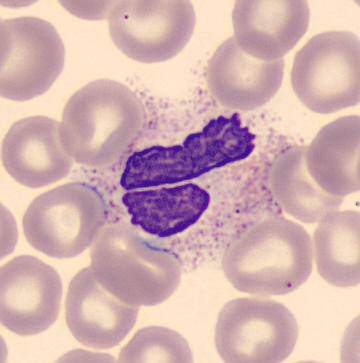
#> input picture Proyectos/Proyectos Taller I/Clustering/Clustering II Cells/data_test/1.jpg, 360 x 363 px; its folder holds 4 pictures in this run
$ jupyter execute --allow-errors proy1_Clustering_2__ML_JuanCamiloRuiz.ipynb   (shell and % lines are left out)
#> lines starting #> are read from the running program, lines starting #| are printed output that depends on the picture
## Clustering II: El problema de Santiago
### Problema:
El problema consiste en segmentar imágenes de células sanguíneas.
Note que cada imagen se puede ver como un tensor de 3 capas (n x m x 3), cada capa correspondiente al color  rojo, verde y azul. Por lo tanto, cada imagen puede verse como un dataset donde cada fila corresponde a los valores rojo, verde y azul de un pixel de la imagen, es decir el dataset es una matriz de $m\times n$ filas y 3 columnas. Para lograr  la segmentación de una imágen se propone la siguiente metodología:
1.  Extraer de las imágenes la información de cada pixel tal que se obtenga la matriz de información por pixeles de dimención ($mn\times 3$)
2. Aplicar k-means como técnica de agrupamiento para encontrar los pixeles similares por su color

3. Determinar el mejor valor de k, que corresponde al número de regiones de la segmentación

4. Reconstruir cada imagen con color de centroides

## Cargamos la base de datos con las imágenes de las células

[cell 1]
import numpy as np
import os
import skimage
from skimage import io
from sklearn.cluster import KMeans
from sklearn.preprocessing import normalize, scale

from mpl_toolkits.mplot3d import Axes3D
import matplotlib.pyplot as plt
import matplotlib.gridspec as gridspec
import seaborn as sns
sns.set()

import cv2

[cell 2]
files = os.listdir("./data_test/")[1:]
data = []
#> (the rest of this cell did not finish here and is left out)

http://alumni.media.mit.edu/~maov/classes/vision09/lect/09_Image_Filtering_Edge_Detection_09.pdf

## 1.  Extraer de las imágenes la información de cada pixel
 Así obtenemos una matriz de información por pixeles de dimención ($mn\times 3$).

### Corrección de colores de los pixeles de la imagen (terminar descripción)
La correccon se hará con los puntos imagen de la funcion U de la topología digital.
...
http://imgbiblio.vaneduc.edu.ar/fulltext/files/TC099930.pdf

[cell 3]
def img_to_matrix(img):
    """
    Transforma la información de una imagen de dimensiones (m,n,3) a una matriz de tamaño (mn x 3) con información de pixeles

    args:
        img: imagen a color

    retorna:
        matriz de tamaño (mn x 3)
    """
    m = img.shape[0]
    n = img.shape[1]
    row = 0
    mat = np.zeros([m*n,3]) # alocating memory
    for i in range(m):
        for j in range(n):
            mat[row,:] = img[i,j,:]
            row+=1
    return mat

[cell 4]
def suavizar(img):
    """
    Suaviza a la imagen aplicando kernel de convolucion
    """
    n = 6
    kernel = np.ones((n,n),np.float32)*(1./(n**2))
    img_tf = cv2.filter2D(img,-1,kernel)
    return img_tf

[cell 5]
def plot_2img(orig,modif):
    f,ax= plt.subplots(1,2,figsize=(12,12))
    spec2 = gridspec.GridSpec(ncols=2, nrows=1, figure=f)
    ax[0].imshow(orig)
    ax[0].grid(None)
    ax[0].set_title("Original")

    ax[1].imshow(modif)
    ax[1].grid(None)
    ax[1].set_title("Modificada")

[cell 6]
# Probando con imagen
id=0
#> id = 0
X = img_to_matrix(data[id])
#> after the loop in img_to_matrix, `for i in range(m):`: row = 130680

[cell 7]
img_tf = suavizar(X)

[cell 8]
plot_2img(data[id],img_tf)
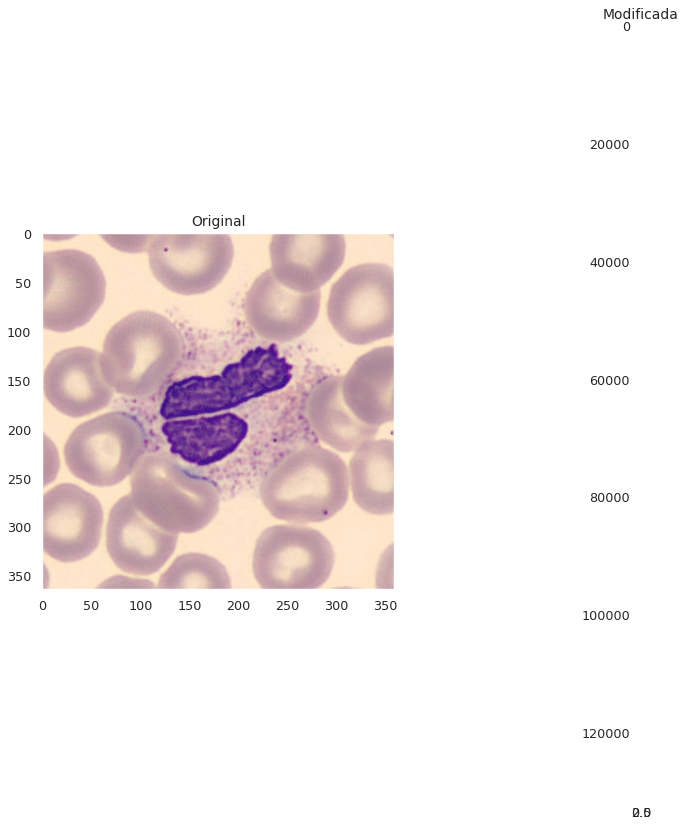
#> figure drawn by matplotlib, 2 panels

#> (a cell that did not finish here is left out)

#> after the loop in img_to_matrix, `for i in range(m):`: row = 0

## Graficas de como se ven los puntos

[cell 10]
def scatter_3d(X,Y,Z,titulo):
    fig = plt.figure()
    ax = fig.add_subplot(111,projection='3d')
    ax.scatter(X,Y,Z,marker='o')
    ax.set_xlabel("R")
    ax.set_ylabel("G")
    ax.set_zlabel("B")
    ax.set_title(titulo)
    plt.show()

[cell 11]
scatter_3d(X[:,0],X[:,1],X[:,2],"Dispersion de puntos RGB")
#> in scatter_3d, `plt.show()`:
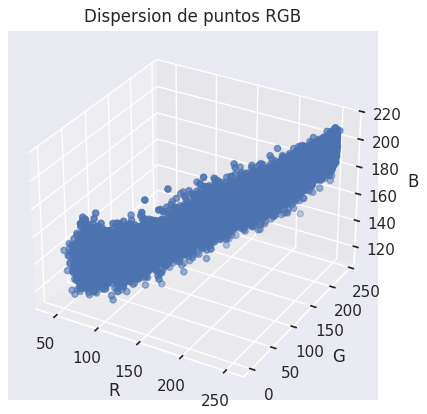
#> figure drawn by matplotlib, 1 panel

### Normalizamos los datos originales

[cell 12]
X_norm = normalize(X,norm='l2')

[cell 13]
scatter_3d(X_norm[:,0],X_norm[:,1],X_norm[:,2],"Dispersion de puntos RGB normalizados")
#> call 2 of scatter_3d, with X = array of shape (130680,), Y = array of shape (130680,), Z = array of shape (130680,), titulo = 'Dispersion de puntos RGB normalizados'
#> in scatter_3d (call 2), `plt.show()`:
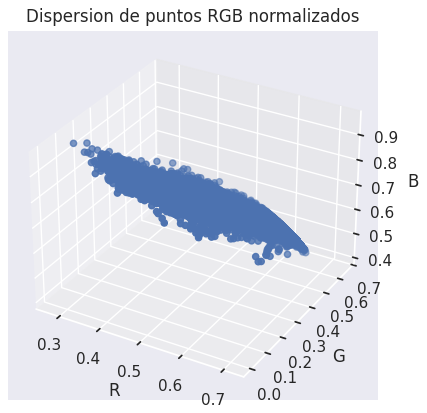
#> figure drawn by matplotlib, 1 panel

### Escalamos los datos originales.
Se hace este procesimiento para que todos los puntos tengan norma menor a 1.
- **DUDA:** verificar lo que hace concretamente el escalamiento. De lo contrario, solo normalizar.
- **DUDA:** es necesario hacer esto trabajando con el cubo del color? ya que todos están acotados por 255

[cell 14]
X_ns = scale(X_norm)

[cell 15]
scatter_3d(X_ns[:,0],X_ns[:,1],X_ns[:,2],"Dispersion de puntos RGB escalados")
#> call 3 of scatter_3d, with X = array of shape (130680,), Y = array of shape (130680,), Z = array of shape (130680,), titulo = 'Dispersion de puntos RGB escalados'
#> in scatter_3d (call 3), `plt.show()`:
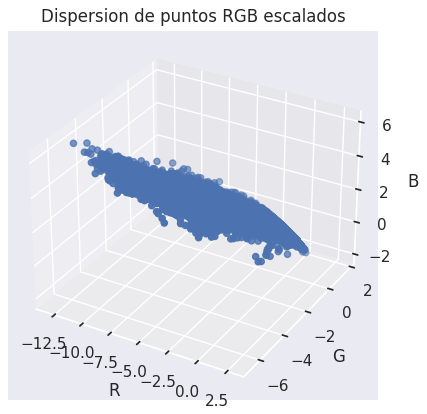
#> figure drawn by matplotlib, 1 panel

Vemos por un lado que la dispersión de los datos se reduce considerablemente si comparamos la gráfica de dispersión de los datos originales con las de los datos normalizados y los datos escalados. Por otro lado, podemos ver que no hay mucha diferencia de forma en la gráfica de datos normalizados y los datos escalados. Teniendo en cuenta lo anterior, se transformará los datos de cada imagen normalizandolos, antes de continuar continuar con el resto del procedimiento.

## 2. Aplicar k-means
- **DUDA:** revisar objetivos
- **DUDA:**hay que documentar que hace k means demasiado o nada?

- Como queremos segmentar una imagen de células en diferentes componentes a las cuales más adelante se pueda colocar un label, tal como: citoplasma, nucleo, etc, es necesario agrupar cada uno de los pixeles de la imagen a una de estas regiones.
- **DUDA: qué más elementos puede haber en las celulas**)
- Así que la técnica elegida para hacer la segmentación es *k-means*.

[cell 16]
def iterate_K(X,max_groups):
    """
    Calcula la suma de errores cuadráticos (SSE) para un valores de k de 1 hasta max_groups

    args:
        X: matriz de datos
        max_groups: número máximo de grupos con el que se prueba

    returna:
        la lista de ks de 1 hasta max_groups, la lista de SSE para cada k y un diccionario con sus modelos asociados
    """
    sse = []
    models = {}
    for k in range(1,max_groups+1):
        models[k] = KMeans(init="random",n_clusters=k,random_state=42)
        models[k].fit(X)
        sse.append(models[k].inertia_)
    return sse, models

## 3. Determinar el mejor valor de k
El mejor valor k corresponde al número de regiones de la segmentación.

https://realpython.com/k-means-clustering-python/

[cell 17]
# Calculamos los SSE para cada grupo
max_gr = 7
#> (the rest of this cell did not finish here and is left out)

#> (a cell that did not finish here is left out)

#> (a cell that did not finish here is left out)

Graficamos la evolución de el SSE en función de los valores k.

[cell 20]
def elbow_plot(ks, sse,titulo):
    ax = sns.lineplot(x=ks,y=sse[:,0],label="original")
    ax = sns.lineplot(x=ks,y=sse[:,1],label="suavizada")
    ax.set(xlabel="k", ylabel="SSE",title=titulo)
    ax.legend()
    return ax

#> (a cell that did not finish here is left out)

De la gráfica anterior podemos ver que **el mejor k** en el cual se hace un mejor agrupamiento es con k = 3.
- **NOTA:** mostrar las diferencias y hacer todo el proceso con la primera imagen y luego solo mostrar resultados finales de todas las imagenes con la mejor imagen, (inicialmente la suavizada.)

## 4. Reconstruimos la imagen de las células
Primero, se reconstruye las imágenes segmentandolas a partir del mejor número de grupos seleccionado a partir de la gráfica elbow plot. Segundo, se compara los resultados entre la imágen original y la imagen suavizada para la primera imagen. Por último, a partir de esta comparación se aplica todo el proceso de nuevo pero con la mejor imagen que muestre resultados en la segmentación.

[cell 22]
def segment_img(X,modelos,original,k):
    """
    Segmenta una imagen con numero de grupos de k means elegido
    args:
        X: matriz de datos RGB de la imagen original
        modelos: diccionario de modelos de k-means
        original: imagen original
        k: mejor  numero de grupos seleccionado
    returns:
        imagen segmentada
    """
    np.random.seed(15)
    row = 0
    img = np.copy(original)
    c = 255./k
    colores = np.random.randint(0,255,[4,3])
    for i in range(original.shape[0]):
        for j in range(original.shape[1]):
            for n in range(k):
                if modelos[k].labels_[row] == n:
                    img[i,j,:] =  colores[n]#n*c*np.array([1,0,0]) #model.cluster_centers_[0]
                    break
            row = row + 1
    return img

[cell 23]
# Segmentacion de imagenes
best_k = 3
#> (the rest of this cell did not finish here and is left out)

#> (a cell that did not finish here is left out)

Observe que la segmentación para la imágen suavizada es mejor que con la imagen original. En efecto, para la imagen original en regiones como el núcleo de la célula se marcan varios pixeles que son de otra region mientras que en la imagen suavizada este error de segmentación es mucho menor. Por lo tanto, se sugiere que para hacer la segmentación de imágenes de células se aplique un proceso de suavización antes de aplicar antes de cualquier otro procedimiento para mejorar la segmentación

# Aplicación de metodología a todas las imagenes
Ahora aplicamos el todo el siguiente proceso al resto de las imágenes:
1. Suavización de las imagenes
2. Conversión de imagen a matriz de tamaño $mn \times 3$
3. Aplicar k-means y encontrar el mejor k para el agrupamiento
4. Segmentación de las imágenes

[cell 25]
# ATENCIONESTA ELDA TARDA UNOS 13 MINUTOS EN EJECUTARSE
X_suav = []
matrices = []
sse_mat = []
models = []
max_gr = 7
ks = range(1,max_gr+1)
print("Cantidad de imagenes: ",len(data))
#| Cantidad de imagenes:  1
for i in range(len(data)):
    print("------------------------------")
    print("Imagen ",i)
    X_suav.append(suavizar(data[i]))
    print("Imagen "+ str(i) + " suavizada")
    matrices.append(img_to_matrix(X_suav[i]))
    print("Conversion a matriz realizada")
    sse, km_models = iterate_K(matrices[i],max_gr)
    print("Modelos  k means encontrados")
    sse_mat.append(sse)
    models.append(km_models)
#> this loop made 1 pass
#> m in img_to_matrix on pass 1: 363
#| ------------------------------
#| Imagen  0
#| Imagen 0 suavizada
#| Conversion a matriz realizada
#| Modelos  k means encontrados
#> pass 1, in suavizar (call 2), `img_tf = cv2.filter2D(img,-1,kernel)`:
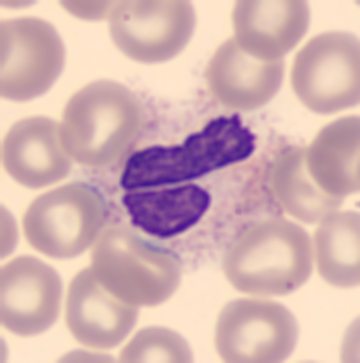
#> img_tf: shape (363, 360, 3); mean R, G, B 210.6, 177.2, 177.2
#> after the loop, X_suav = 1 item; matrices = 1 item; models = 1 item; sse_mat = [[451809245.2, 199834601.2, 51873839.9, 27648685.3, 19276478.7, 15121397.4, 12698417.4]]

[cell 26]
sse_mat_copy = np.copy(sse_mat).T
#> sse_mat_copy = [451809245.2, 199834601.2, 51873839.9, 27648685.3, 19276478.7, 15121397.4, 12698417.4]

## Graficas de elbow plots

[cell 27]
sse_plot = plt.plot(ks,sse_mat_copy[:,:11])
#> sse_plot = 1 item
l =plt.legend([str(i) for i in range(1,12)],ncol=4)
plt.title("Elbow plot para las imagenes 1 a 11")
plt.xlabel("k")
plt.ylabel("SSE")
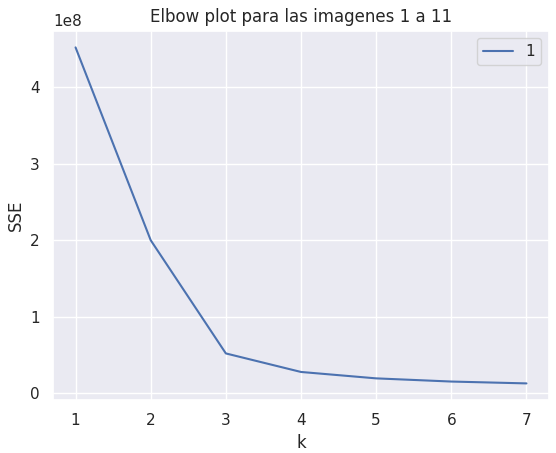
#> figure drawn by matplotlib, 1 panel

[cell 28]
sse_plot = plt.plot(ks,sse_mat_copy[:,11:])
#> sse_plot = []
l =plt.legend([str(i) for i in range(11,22)],ncol=4)
plt.title("Elbow plot para las 12 a 22 imagenes")
plt.xlabel("k")
plt.ylabel("SSE")

Vemos que...

[cell 29]
#best_ks = [0,0,0,0,0,0,0,0,0,0,0,0,0,0,0,0,0,0,0,0,0,0]
best_ks = 22*[3]

[cell 30]
# Segmentacion de todas las imagenes
imagenes_seg = []
for i in range(len(data)):
    imagenes_seg.append(segment_img(matrices[i],models[i],X_suav[i],best_ks[i]))
#> this loop made 1 pass
#> c in segment_img on pass 1: 85
#> after the loop, imagenes_seg = 1 item
